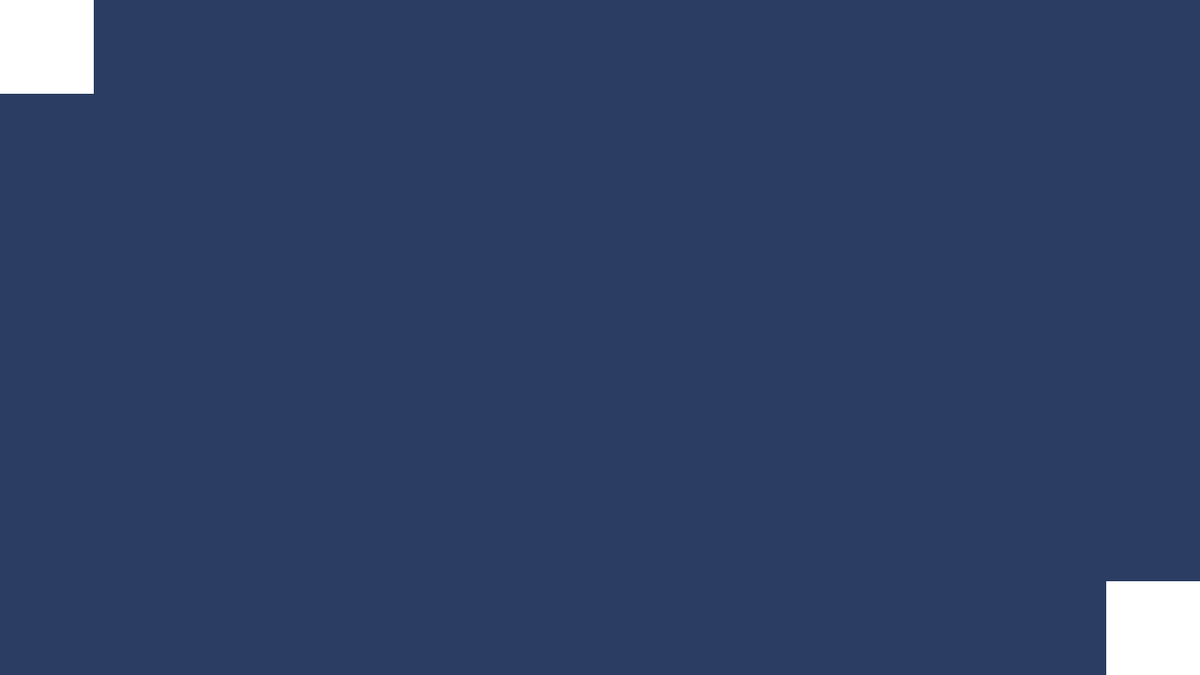
Frame 1 (no input)
Frame 60 (the mouse pressed at the canvas centre just before this capture): identical to frame 1, image omitted
Frame 120 (the mouse held since frame 60 and released just before this capture): identical to frame 1, image omitted

The Processing sketch that drew this single still picture (run headless with seeded random() and noise(); from frame 60 on, the mouse is pressed at the canvas centre):

// Processing sketch: tarea5
// ── tarea5.pde
/* Tarea 5 - Visualizacion de datos
 * Autor: Andres Cornejo 
 */

boolean DEBUG = true;

int d = 40;

float scaleFactor = 1.0;
float translateX = 0.0;
float translateY = 0.0;

void setup(){
  size(1280,720);
  smooth();
}

void draw(){
  background(#2c3d63);
  noStroke();
  pushMatrix();
  translate(translateX,translateY);
  scale(scaleFactor);
  
  rect(0, 0, 100, 100);
  rect(width-100, height-100, 100, 100);
  popMatrix();
}

// ── bubbleTree.pde
class BubbleTree{
  Node root;
  
  BubbleTree(){ }
  
  BubbleTree(Node _root){ 
    root = _root;
  }
}

// ── keyBinds.pde
//General keybinds
void keyPressed(){
  if (key == 'r') {
      scaleFactor = 1;
      translateX = 0.0;
      translateY = 0.0;
  }
}

void mouseDragged(MouseEvent e) {
    translateX += mouseX - pmouseX;
    translateY += mouseY - pmouseY;
}

void mouseWheel(MouseEvent e) {
    translateX -= mouseX;
    translateY -= mouseY;
    float delta = e.getCount() < 0 ? 1.05 : e.getCount() > 0 ? 1.0/1.05 : 1.0;
    scaleFactor *= delta;
    translateX *= delta;
    translateY *= delta;
    translateX += mouseX;
    translateY += mouseY;
}

// ── node.pde
class Node{
  String type; //Column name from csv.
  String data; //String data, depending on the type.
  int cases; //Amount of cases, depending on the type.
  ArrayList<Node> children;
  int xPos, yPos, diameter;
  
  Node(){ }
  
  Node(String _type, String _data, int _cases,
        ArrayList<Node> _children, int _x, int _y,
        int _diameter){
    type = _type;
    data = _data;
    cases = _cases;
    children = _children;
    xPos = _x;
    yPos = _y;
    diameter = _diameter;
  }
  
  
}

// ── tree.pde
class Tree{
  float shrinkFactor = 0.0;
  int branchSize = 0;
  int strokeWeight = 0;
  
  Tree(float pShrink, int pSize, int pStroke){
    shrinkFactor = pShrink;
    branchSize = pSize;
    strokeWeight = pStroke;
  }
  
  void display(){
    strokeWeight(strokeWeight);
    stroke(0);
    fill(#ffffff);
    //// Start the tree from the bottom of the screen
    //translate(width/2,height);
    //Draw the initial line.
    line(0,0,0,-branchSize);
    // Move to the end of that line
    translate(0,-branchSize);
    addBranch(branchSize);
  }
  
  void addBranch(float size) {
    // Each branch will be 2/3rds the size of the previous one
    size *= shrinkFactor;
    
    // All recursive functions must have an exit condition!!!!
    // Here, ours is when the length of the branch is 2 pixels or less
    if (size > 2) {
      pushMatrix();    // Save the current state of transformation (i.e. where are we now)
      rotate(1);   // Rotate by theta
      line(0, 0, 0, -size);  // Draw the branch
      translate(0, -size); // Move to the end of the branch
      addBranch(size);       // Ok, now call myself to draw two new branches!!
      popMatrix();     // Whenever we get back here, we "pop" in order to restore the previous matrix state
      
      // Repeat the same thing, only branch off to the "left" this time!
      pushMatrix();
      rotate(-1);
      line(0, 0, 0, -size);
      translate(0, -size);
      addBranch(size);
      popMatrix();
    }
  }
}
